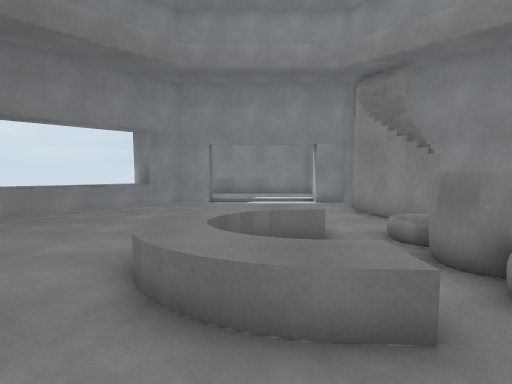
[1] (above)

16 first-person views from a walk through a 3-D level made in the Unity game engine. The camera is 1.5 m above the floor, tilts 4° down and sees 80° across. The floor is counted in squares, 1 m on a side. Each view is taken from the middle of a square. On the plan, view 1 faces up. The plan holds only what a view shows up to about 15 squares ahead; the rest is blank. The place goes on beyond the plan. Door leaves are left out, so doorways stand open. Surface patterns are stand-ins for the level's own textures.

[2]
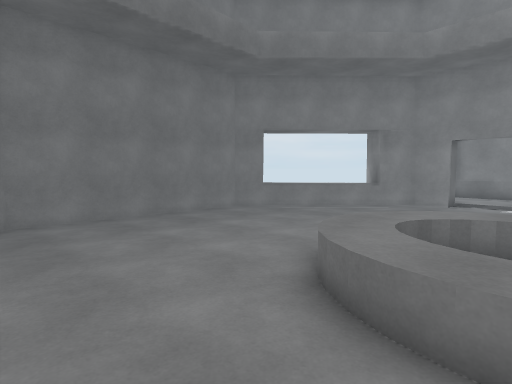

[3]
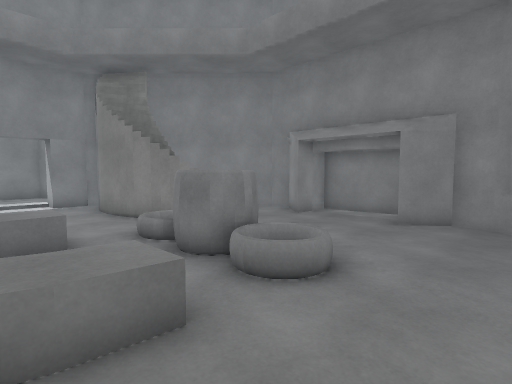

[4]
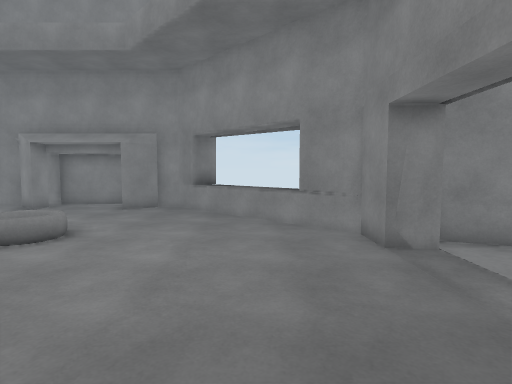

[5]
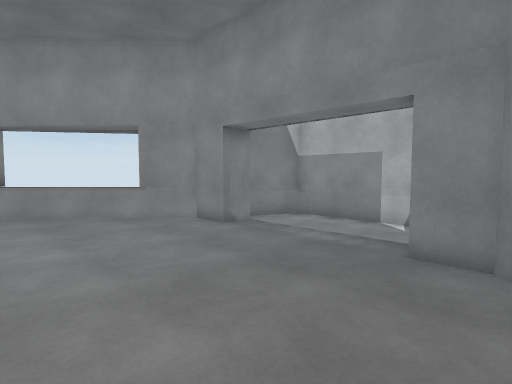

[6]
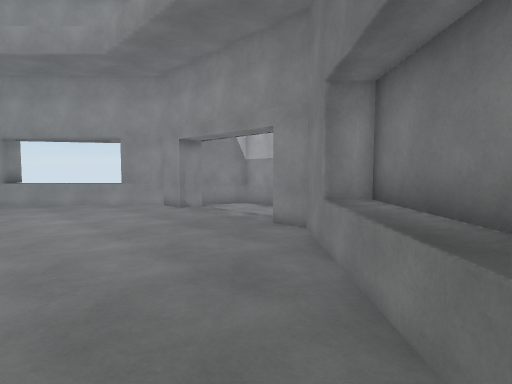

[7]
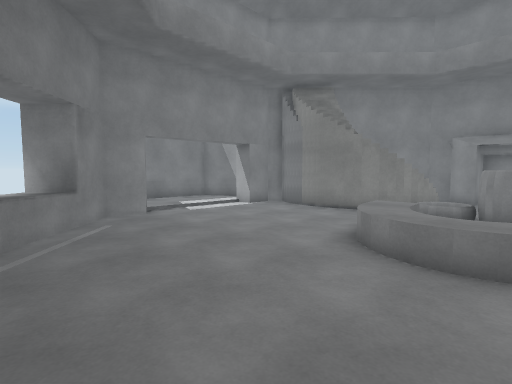

[8]
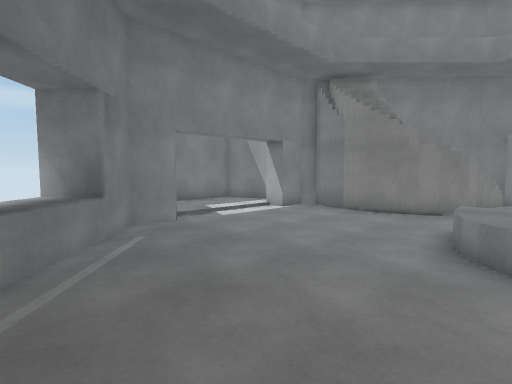

[9]
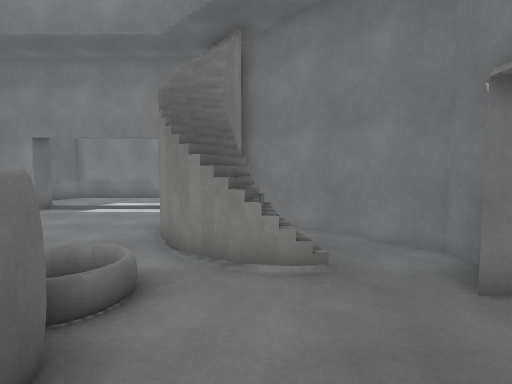

[10]
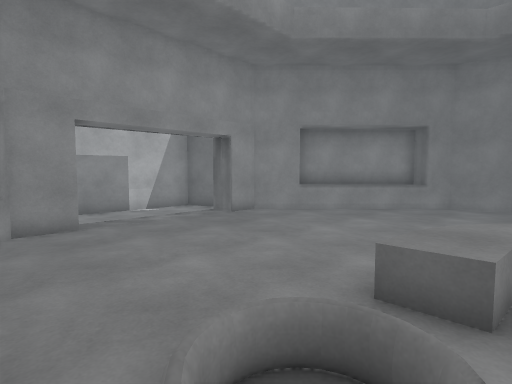

[11]
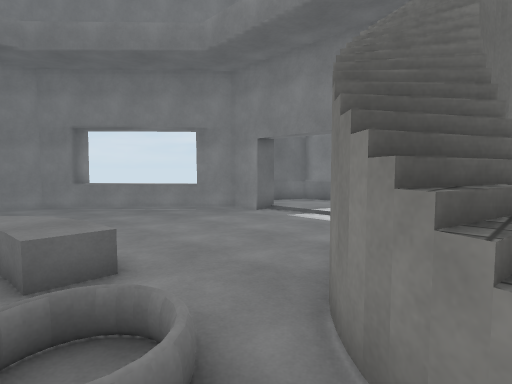

[12]
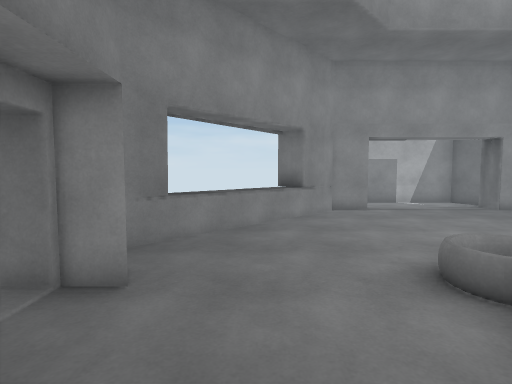

[13]
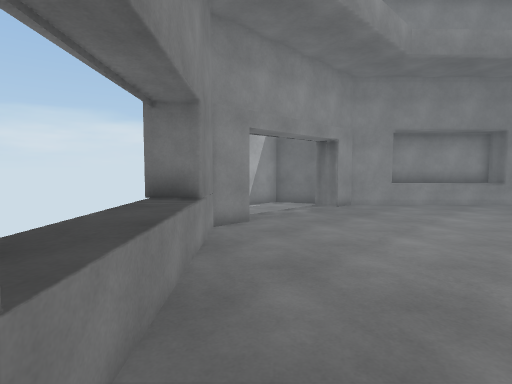

[14]
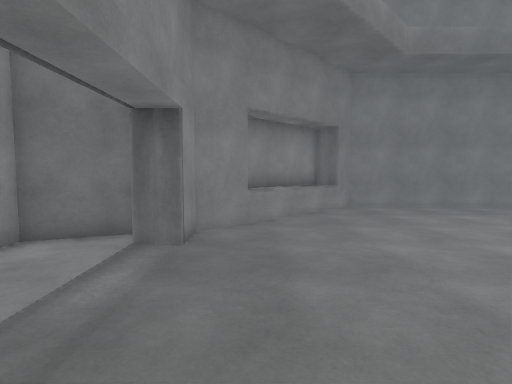

[15]
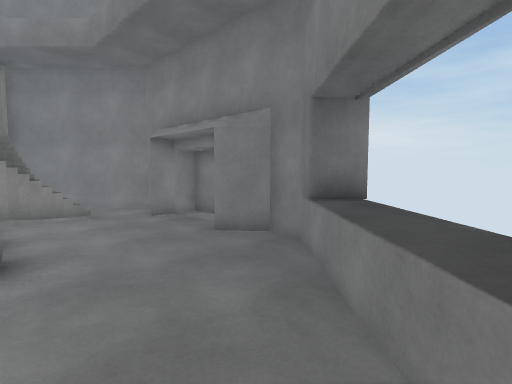

[16]
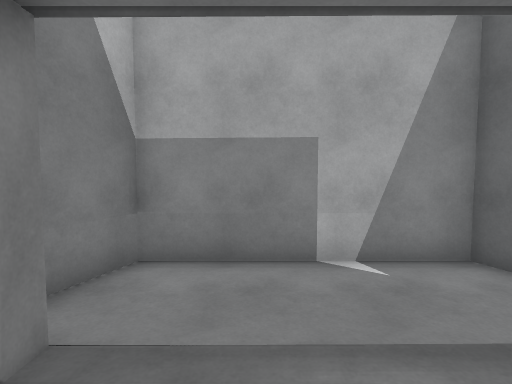

### Floor plan
Key: @ floor where view 1 was taken; # wall or solid block; . main floor; : floor 0.25 m higher than the main floor; / step, stairs or slope; = window, fence, low wall or low ledge; ^ raised ledge; v drop or lower ground; O other object.
Columns run from 9 left of view 1 to 10 right of it. Each row starts with its distance up from view 1.
 18       #######
 17      ##::::::
 16       :::::::#
 15       #/////##
 14    ^###.....##
 13   ^^^........#
 12   ^^.........####
 11  ^^..........## ##
 10 #^...........O# .##
  9 ##...........v /..##
  8 #.............#//..#
  7 #.......^^^.......##
  6 #......^^^..##.....#
  5 #......^^   ##.....#
  4 #.......^^..##.....#
  3 #.......^^^.==....##
  2 #..................#
  1 #.................##
  0 #^.......@.......^^#
 -1 #^^.............^^^=
 -2  #^^............^^
 -3   #^^..........^^
 -4    ###........^#=
 -5      ##.....##
 -6      #.......#
 -7      ##......#
 -8       #.....##
 -9       #######

Positions as (right, up) in squares from view 1, and headings:
1: (0, 0), facing up
2: (1, 0), facing up-left
3: (0, 0), facing up-right
4: (-3, -2), facing right
5: (-4, 1), facing down-right
6: (-8, 2), facing down-right
7: (-7, 4), facing up-right
8: (-7, 6), facing up-right
9: (6, 3), facing up
10: (5, 4), facing down-left
11: (6, 6), facing up-left
12: (7, 7), facing down
13: (9, 2), facing down-left
14: (4, -3), facing left
15: (4, -3), facing up-right
16: (1, -3), facing down
